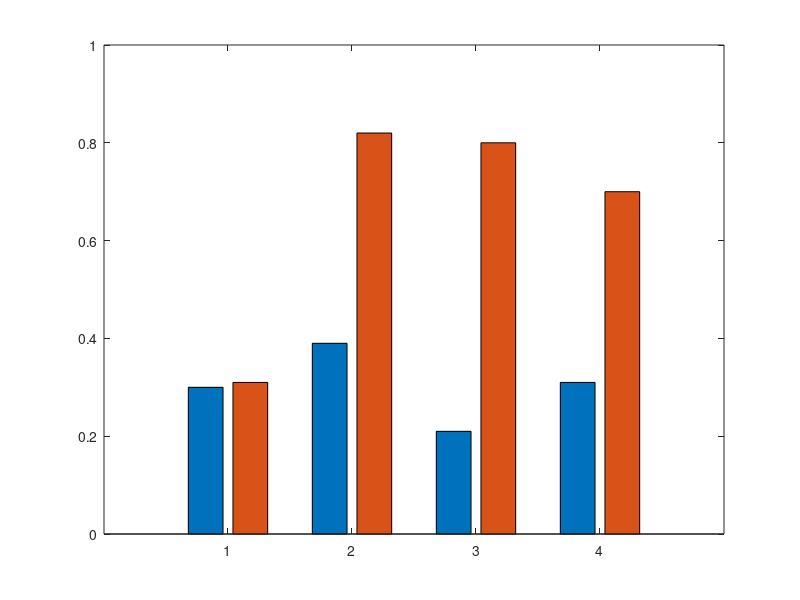

This chart was generated by the following MATLAB code: (Note: this script raises an error after producing the figure.)
close all;
%% Average OMD comparison: SVS vs. Per-camera
f = figure;
h = bar([0.3, 0.31; 0.39, 0.82; 0.21, 0.8; 0.31, 0.7]);
h(1).FaceColor = "k";
h(2).FaceColor = "w";
xlabel("Camera type")
ylabel("Average OMD")
set(gca, 'XTickLabel', {'in-vehicle', 'harbor', 'train-station', 'combined'})
legend('SVS', 'Per-camera');
save_plot_as(f, 'micro-auto');
%% Case study: train-station, with train vs without train0
f2 = figure;
a = area([217, 60, 2, 2]./281 * 100);
a.FaceColor = "k";
a.FaceAlpha = 0.6;
hold on;
b = area([0, 110, 8, 4]./119 * 100);
b.FaceAlpha = 0.6;
b.FaceColor = "w";
legend('train-station-1', 'train-station-2')
set(gca, 'XTick', [1 2 3 4])
set(gca, 'XTickLabel', {'train', 'person', 'car', 'others'})
xlabel('Object type');
ylabel('Ratio in all observed objects (%)')
save_plot_as(f2, 'micro-auto-train');
%% Case study: Los angelos downtown
f3 = figure;
dis1 = [5103, 1397, 697, 119, 78];
dis2 = [3893, 1198, 889, 262, 237];
a = area(dis1/sum(dis1) * 100);
a.FaceAlpha = 0.6;
a.FaceColor = "k";
hold on;
b = area(dis2/sum(dis2) * 100);
b.FaceAlpha = 0.6;
b.FaceColor = "w";
set(gca, 'XTick', [1 2 3 4, 5])
set(gca, 'XTickLabel', {'car', 'person', 'traffic light', 'truck', 'others'})
xlabel('Object type');
ylabel('Ratio in all observed objects (%)')
legend('LA-1', 'LA-2')
save_plot_as(f3, 'micro-auto-la');